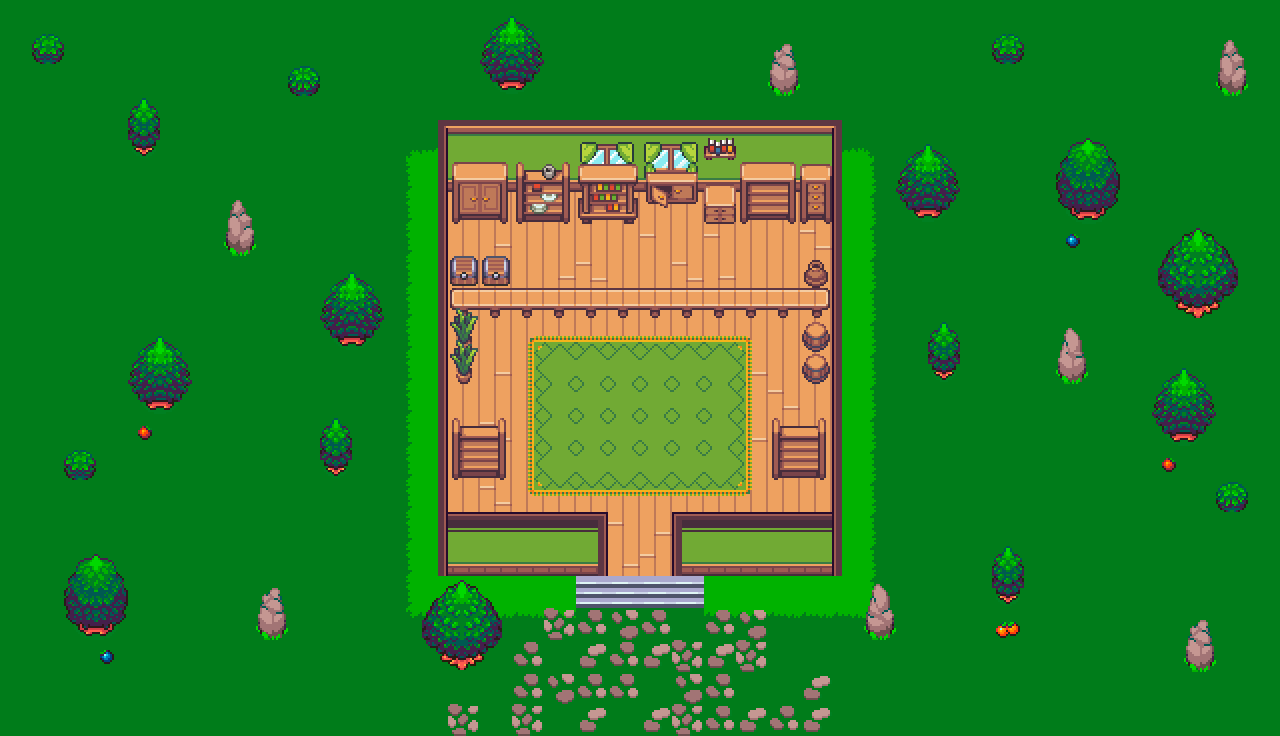

A 2D game scene composited from a Tiled map and its tileset images. What follows is a short description and the map's XML, with each tile layer's data collapsed to a summary:
An orthogonal 40x23 tile map with 32x32 px tiles, 5 tile layers (Fondo, Extra, Extra2, Muebles, ...), 1 hidden layer not drawn, 3 tilesets.

<map version="1.2" tiledversion="1.3.5" orientation="orthogonal" renderorder="right-down" width="40" height="23" tilewidth="32" tileheight="32" infinite="0" nextlayerid="7" nextobjectid="1">
 <tileset firstgid="1" name="hitboxes" tilewidth="32" tileheight="32" tilecount="20" columns="20">
  <image source="hitboxes.png" width="640" height="32" />
 </tileset>
 <tileset firstgid="21" name="map_tileset" tilewidth="32" tileheight="32" tilecount="768" columns="48">
  <image source="map_tileset.png" width="1536" height="512" />
 </tileset>
 <tileset firstgid="789" name="interior_tileset" tilewidth="32" tileheight="32" tilecount="768" columns="48">
  <image source="interior_tileset.png" width="1536" height="512" />
 </tileset>
 <layer id="1" name="Fondo" width="40" height="23">
  <data>[920 cells, 910 non-empty, 17 distinct tile ids]</data>
 </layer>
 <layer id="4" name="Extra" width="40" height="23">
  <data>[920 cells, 63 non-empty, 17 distinct tile ids]</data>
 </layer>
 <layer id="5" name="Extra2" width="40" height="23">
  <data>[920 cells, 20 non-empty, 10 distinct tile ids]</data>
 </layer>
 <layer id="3" name="Muebles" width="40" height="23">
  <data>[920 cells, 192 non-empty, 79 distinct tile ids]</data>
 </layer>
 <layer id="6" name="Bordes" width="40" height="23">
  <data>[920 cells, 52 non-empty, 8 distinct tile ids]</data>
 </layer>
 <layer id="2" name="Hitboxes" width="40" height="23" visible="0">
  <properties>
   <property name="draw" type="bool" value="false" />
  </properties>
  <data>[920 cells, 920 non-empty, 4 distinct tile ids]</data>
 </layer>
</map>
